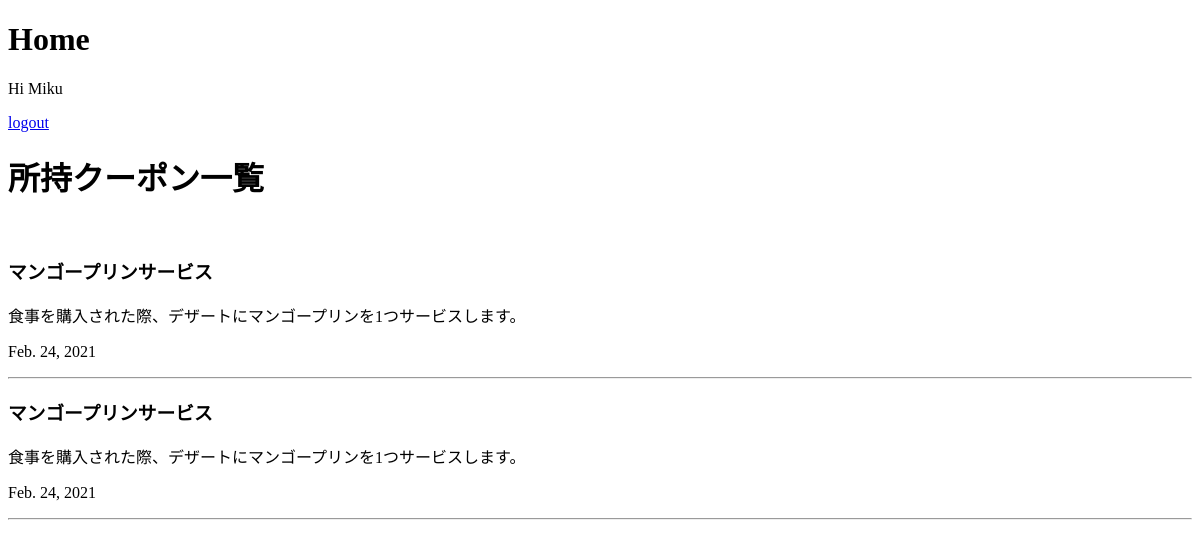
The page / (signed in) on the database as committed earlier.
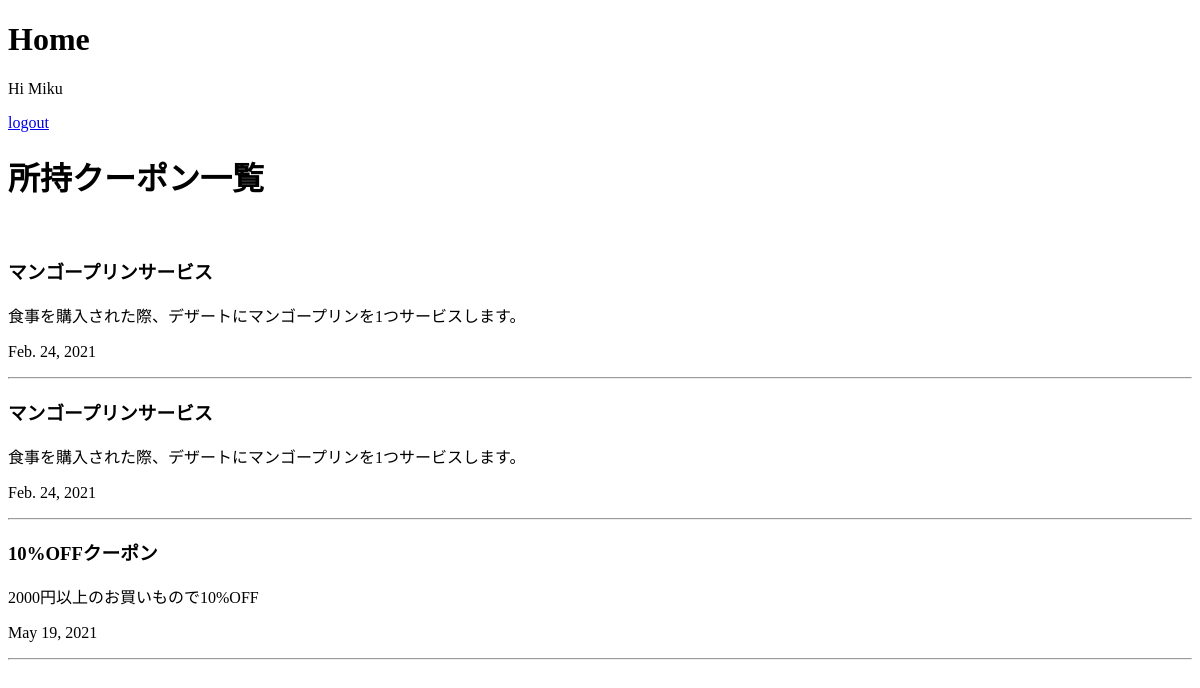
The same page on the database as committed later.
### coupon/models.py (models this page shows)
class Coupon(models.Model):
    coupon_name = models.CharField(max_length=128)
    coupon_content = models.TextField(default="")
    date = models.DateTimeField(default=timezone.now)
    term = models.IntegerField(null=True)
    limit = models.DateField(null=True)
    user = models.ForeignKey(settings.AUTH_USER_MODEL, on_delete=models.CASCADE, default="")
    shop = models.ForeignKey(Shop, on_delete=models.CASCADE)

### coupon/views.py (the view)
# urls.py: 2. Add a URL to urlpatterns:  path('', views.home, name='home')
def home(request):
    coupons = Coupon.objects.all()
    context = {
        'coupons' : coupons
    }
    return render(request, 'coupon/home.html', context)

### coupon/templates/coupon/home.html (shortened to what this page needs)
<!DOCTYPE html>
<html lang="ja">
<head>
</head>
<body>
  <h1>Home</h1>
  {% if user.is_authenticated %}
  <p>Hi {{ user.username }}</p>
  <a href="{% url 'logout' %}">logout</a>
  <h1>所持クーポン一覧</h1>
  <br>
  {% for coupon in coupons %}
  <h3>{{coupon.coupon_name}}</h3>
  <p>{{coupon.coupon_content}}</p>
  <p>{{coupon.limit}}</p>
  <hr>
  {% endfor %}
  {% else %}
  <p>You are not logged in</p>
  <p><a href="{% url 'login' %}">login</a></p>
  {% endif %}
</body>
</html>

Rows that differ between the two databases and show on the page:
added Coupon: coupon_name "10%OFFクーポン", coupon_content "2000円以上のお買いもので10%OFF", limit "May 19, 2021"
